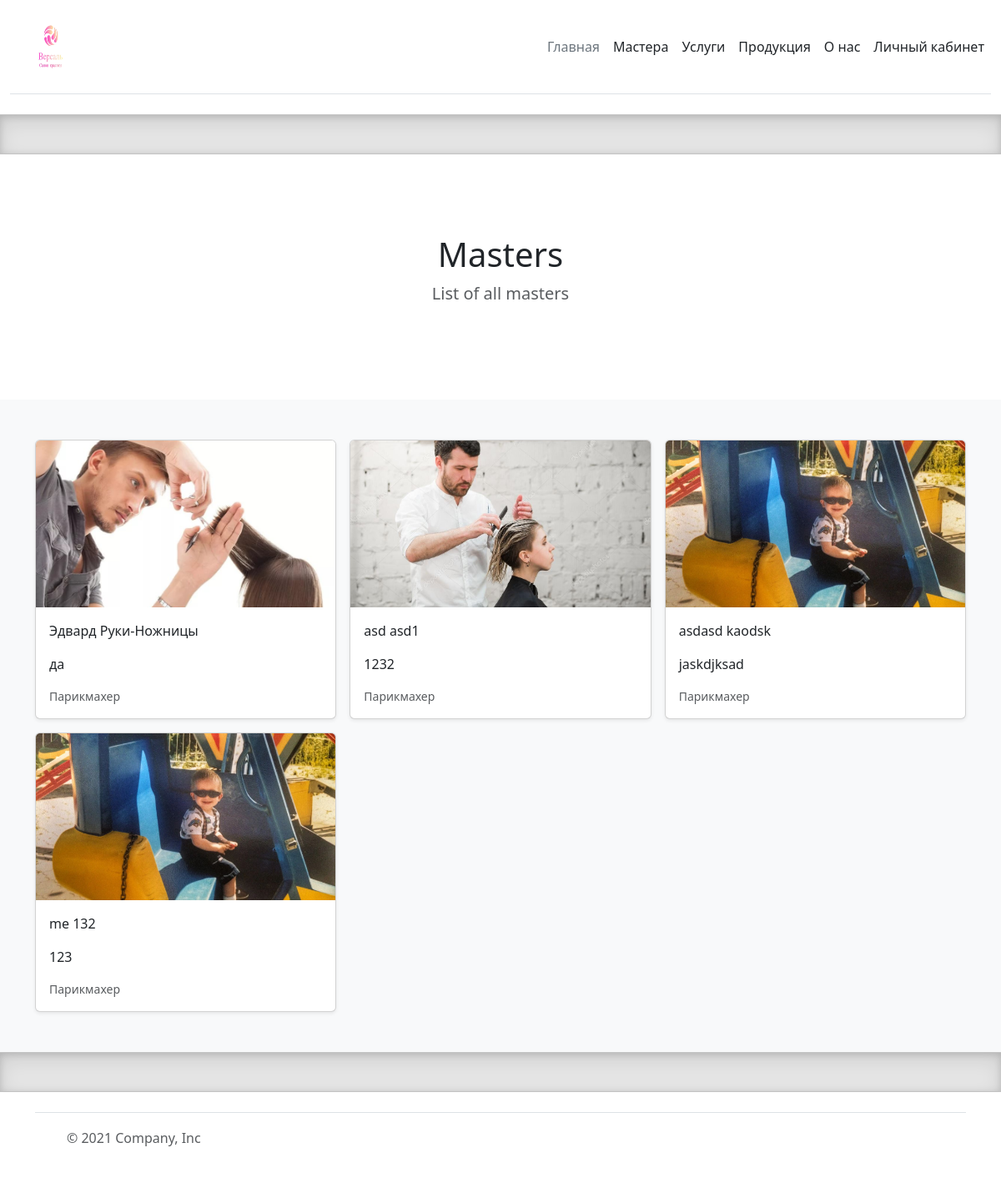
Page /masters/ on the committed database.
### masters/models.py (models this page shows, shortened)
class Masters(models.Model):
    master_id = models.BigAutoField(primary_key=True)
    first_name = models.CharField('Имя', max_length=25)
    second_name = models.CharField('Фамилия', max_length=25)
    category_id = models.ForeignKey(Categories,  on_delete=models.SET_NULL, null=True, verbose_name='Категория')
    photo = models.ImageField('Фотография', upload_to='images/')
    email = models.CharField('Почта', max_length=50)
    short_description = models.CharField('Краткая информация', max_length=200)
    full_description = models.TextField('Полная информация')
    rating = models.PositiveIntegerField('Рейтинг', blank=True)
    slug = models.SlugField('URL', max_length=50, unique=True, db_index=True)
    class Meta:
        verbose_name = 'Мастер'
        verbose_name_plural = 'Мастера'

class Categories(models.Model):
    category_id = models.BigAutoField(primary_key=True)
    title = models.CharField('Категория', max_length=50)
    photo = models.ImageField('Фотография', upload_to='images/')
    slug = models.SlugField('URL', max_length=50, unique=True, db_index=True)
    def __str__(self):
        return self.title
    class Meta:
        verbose_name = 'Категория'
        verbose_name_plural = 'Категории'

### masters/views.py (the view)
# urls.py: path('', views.masters_list, name='masters_list'),
def masters_list(request):
    all_masters = Masters.objects.all()
    return render(request, 'masters/masters_list.html', {'all_masters': all_masters})

### masters/templates/masters/masters_list.html (shortened to what this page needs)
{% extends 'main/layout.html' %}
{% load static %}
{% block css_link %}
    <link rel="stylesheet" href="{% static 'masters/css/style.css' %}">
{% endblock %}
{% block content %}
    <section class="py-5 text-center container">
    <div class="row py-lg-5">
      <div class="col-lg-6 col-md-8 mx-auto">
        <h1 class="fw-light">Masters</h1>
        <p class="lead text-muted">List of all masters</p>
      </div>
    </div>
  </section>
  <div class="album py-5 bg-light">
    <div class="container">
      <div class="row row-cols-1 row-cols-sm-2 row-cols-md-3 g-3">
        {% for master in all_masters %}
          <div class="col">
            <a href="{% url 'master_info' master.slug %}" class="card-link">
              <div class="card shadow-sm">
    <img
      src="{{master.photo.url}}"
      alt="{{ master.first_name }} {{ master.second_name }}"
      class="bd-placeholder-img card-img-top master-image"
    />
    <div class="card-body">
      <p class="card-text">{{ master.first_name}}  {{master.second_name}}</p>
      <p class="card-text">{{ master.short_description }}</p>
      <div class="d-flex justify-content-between align-items-center">
        <small class="text-muted">{{ master.category_id }}</small>
      </div>
    </div>
  </div>
          </a>
        </div>
      {% endfor %}
    </div>
  </div>
</div>
{% endblock %}

### masters/static/masters/css/style.css (style rules this page uses)
.card-link { text-decoration: none; color: inherit; transition: transform 0.2s; }
.master-image { width: 100%; height: 200px; object-fit: cover; }

### rows in the picture
Masters: photo (picture), first_name "Эдвард", second_name "Руки-Ножницы", short_description "да", category_id "Парикмахер"
Masters: photo (picture), first_name "asd", second_name "asd1", short_description "1232", category_id "Парикмахер"
Masters: photo (picture), first_name "asdasd", second_name "kaodsk", short_description "jaskdjksad", category_id "Парикмахер"
Masters: photo (picture), first_name "me", second_name "132", short_description "123", category_id "Парикмахер"
